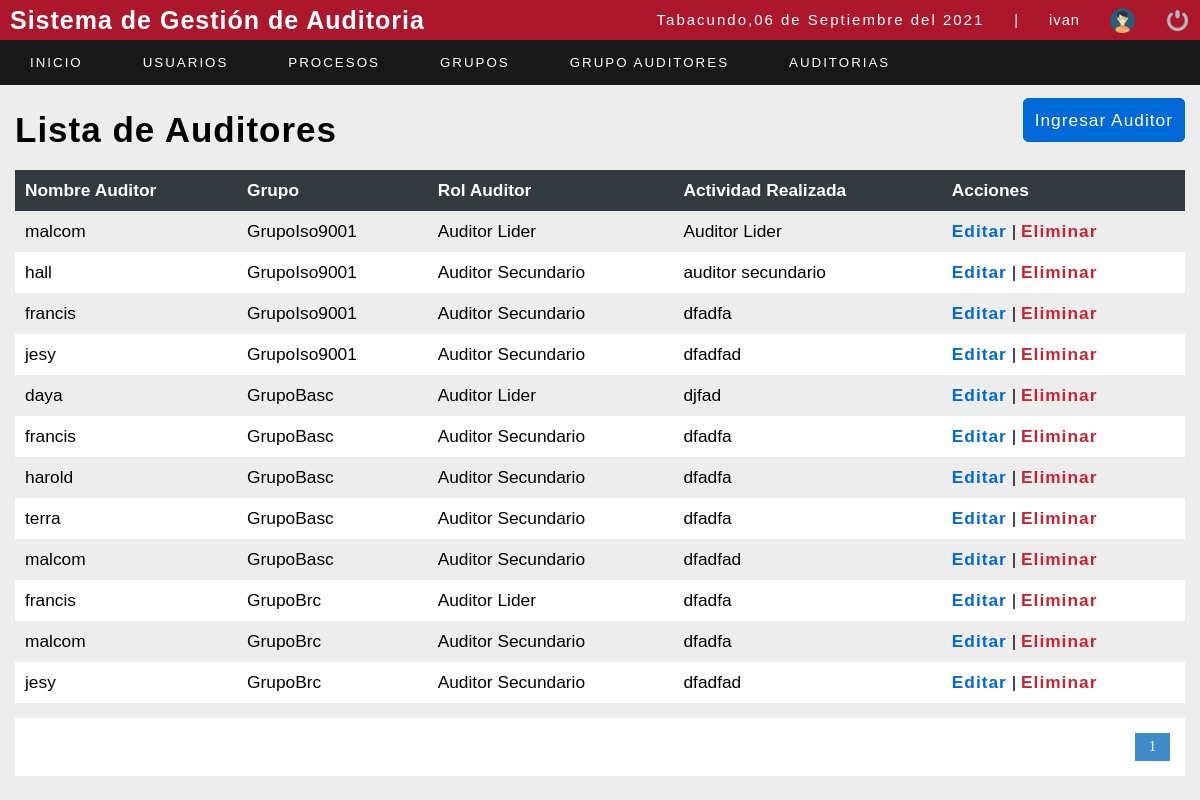
/sistema/listadetallegrupo.php (signed in), run on the app's committed database.
### tables this page shows
CREATE TABLE `detallegrupo` (
  `id_user` int(11) NOT NULL,
  `idgrupo` int(11) NOT NULL,
  `idrolauditor` int(11) NOT NULL,
  `actividadrealizada` varchar(150) NOT NULL,
  `iddetallegrupo` int(11) NOT NULL
);

CREATE TABLE `usuario` (
  `id_user` int(11) NOT NULL,
  `user` varchar(20) NOT NULL,
  `password` varchar(100) NOT NULL,
  `correo` varchar(50) NOT NULL,
  `rol` int(11) NOT NULL,
  `estatus` int(11) NOT NULL
);

CREATE TABLE `grupoauditor` (
  `idgrupo` int(11) NOT NULL,
  `nombregrupo` varchar(50) NOT NULL,
  `idnorma` int(11) NOT NULL
);

CREATE TABLE `rolauditor` (
  `idrolauditor` int(11) NOT NULL,
  `rolauditor` varchar(50) NOT NULL
);

### sistema/listadetallegrupo.php (the view, shortened to what this page needs)
<?php
include "../conexion.php";
?>
<!DOCTYPE html>
<html lang="en">
<head>
	<?php include "includes/scripts.php"; ?>
	<link rel="stylesheet" href="https://pro.fontawesome.com/releases/v5.10.0/css/all.css" />
</head>
<body>
	<?php include "includes/header.php"; ?>
	<section id="container">
		<div style="display: flex;  justify-content:space-between; margin: 20px 0px; ">
		<h1>Lista de Auditores</h1>
		<div style="justify-content:flex-end">
		<a style="border: 2px solid #0069D9;  color: #ffffff; background-color: #0069D9; border-radius: 6px;" href="registrodetallegrupo.php" class="btn_save">Ingresar Auditor</a>
	    </div>
		</div>
		<table>
			<tr>
				<th>Nombre Auditor</th>
				<th>Grupo</th>
				<th>Rol Auditor</th>
				<th>Actividad Realizada</th>
				<th>Acciones</th>
			</tr>
			<?php
			$sql_registe = mysqli_query($conection, "SELECT COUNT(*) as total_registro FROM detallegrupo");
			$result_register = mysqli_fetch_array($sql_registe);
			$total_registro = $result_register['total_registro'];
			$por_pagina =15;
			if (empty($_GET['pagina'])) {
				$pagina = 1;
			} else {
				$pagina = $_GET['pagina'];
			}
			$desde = ($pagina - 1) * $por_pagina;
			$total_paginas = ceil($total_registro / $por_pagina);
			$query = mysqli_query($conection, "SELECT user,nombregrupo,rolauditor,actividadrealizada,iddetallegrupo from detallegrupo d, usuario u , rolauditor ra , grupoauditor g WHERE u.id_user=d.id_user AND ra.idrolauditor=d.idrolauditor AND d.idgrupo=g.idgrupo ORDER BY d.idgrupo,ra.idrolauditor ASC LIMIT $desde,$por_pagina");
			$result = mysqli_num_rows($query);
			if ($result > 0) {
				while ($data = mysqli_fetch_array($query)) {
			?>
					<tr>
						<td><?php echo $data[0]; ?></td>
						<td><?php echo $data[1]; ?></td>
						<td><?php echo $data[2]; ?></td>
						<td><?php echo $data[3]; ?></td>
						<td>
							<a class="link_edit" href="editar_ga.php?id=<?php echo $data["iddetallegrupo"]; ?>">Editar</a>
							<?php if ($_SESSION['rol'] == 1) { ?>
								|
								<a class="link_delete" href="eliminar_ga.php?id=<?php echo $data["iddetallegrupo"]; ?>">Eliminar</a>
							<?php } ?>
						</td>
					</tr>
			<?php
				}
			}
			?>
		</table>
		<div class="paginador">
			<ul>
				<?php
				for ($i = 1; $i <= $total_paginas; $i++) {
					if ($i == $pagina) {
						echo '<li class="pageSelected">' . $i . '</li>';
					} else {
						echo '<li><a href="?pagina=' . $i . '">' . $i . '</a></li>';
					}
				}
				?>
			</ul>
		</div>
	</section>
</body>
</html>

### sistema/css/style.css (style rules this page uses)
* { margin: 0; padding: 0; box-sizing: border-box; }
body { background: #ededed; }
h1, h2, h3, h4, h5, h6 { font-family: Arial, sans-serif; font-weight: bold; letter-spacing: 1px; }
h1 { font-size: 25px; }
a { text-decoration: none; font-family: Arial, sans-serif; letter-spacing: 1px; }
#container { padding: 90px 15px 15px; }
.btn_save { font-size: 13pt; background: #0069D9; padding: 10px; color: #fff; letter-spacing: 1px; border: 0; cursor: pointer; margin: 15px auto; }
#container h1 { font-size: 35px; display: inline-block; }
table { border-collapse: collapse; font-size: 13pt; font-family: Arial, sans-serif; width: 100%; }
table th { text-align: left; padding: 10px; background: #343A40; color: #fff; }
table tr:nth-child(odd) { background: #fff; }
table td { padding: 10px; }
.link_edit { font-weight: bold; color: #0069D9; }
.link_delete { font-weight: bold; color: #C82333; }
.paginador ul { padding: 15px; list-style: none; background: #FFF; margin-top: 15px; display: -webkit-flex; display: -moz-flex; display: -ms-flex; display: -o-flex; display: flex; justify-content: flex-end; }
.paginador a, .pageSelected { color: #428bca; border: 1px solid #ddd; padding: 5px; display: inline-block; font-size: 14px; text-align: center; width: 35px; }
.pageSelected { color: #FFF; background: #428bca; border: 1px solid #428bca; }

### data on the page
detallegrupo: id_user.user "malcom", idgrupo.nombregrupo "GrupoIso9001", idrolauditor.rolauditor "Auditor Lider", actividadrealizada "Auditor Lider"
detallegrupo: id_user.user "hall", idgrupo.nombregrupo "GrupoIso9001", idrolauditor.rolauditor "Auditor Secundario", actividadrealizada "auditor secundario"
detallegrupo: id_user.user "francis", idgrupo.nombregrupo "GrupoIso9001", idrolauditor.rolauditor "Auditor Secundario", actividadrealizada "dfadfa"
detallegrupo: id_user.user "jesy", idgrupo.nombregrupo "GrupoIso9001", idrolauditor.rolauditor "Auditor Secundario", actividadrealizada "dfadfad"
detallegrupo: id_user.user "daya", idgrupo.nombregrupo "GrupoBasc", idrolauditor.rolauditor "Auditor Lider", actividadrealizada "djfad"
detallegrupo: id_user.user "francis", idgrupo.nombregrupo "GrupoBasc", idrolauditor.rolauditor "Auditor Secundario", actividadrealizada "dfadfa"
detallegrupo: id_user.user "harold", idgrupo.nombregrupo "GrupoBasc", idrolauditor.rolauditor "Auditor Secundario", actividadrealizada "dfadfa"
detallegrupo: id_user.user "terra", idgrupo.nombregrupo "GrupoBasc", idrolauditor.rolauditor "Auditor Secundario", actividadrealizada "dfadfa"
detallegrupo: id_user.user "malcom", idgrupo.nombregrupo "GrupoBasc", idrolauditor.rolauditor "Auditor Secundario", actividadrealizada "dfadfad"
detallegrupo: id_user.user "francis", idgrupo.nombregrupo "GrupoBrc", idrolauditor.rolauditor "Auditor Lider", actividadrealizada "dfadfa"
detallegrupo: id_user.user "malcom", idgrupo.nombregrupo "GrupoBrc", idrolauditor.rolauditor "Auditor Secundario", actividadrealizada "dfadfa"
detallegrupo: id_user.user "jesy", idgrupo.nombregrupo "GrupoBrc", idrolauditor.rolauditor "Auditor Secundario", actividadrealizada "dfadfad"

### other printed values
fechaC() "06 de Septiembre del 2021"
$_SESSION['user'] "ivan"
